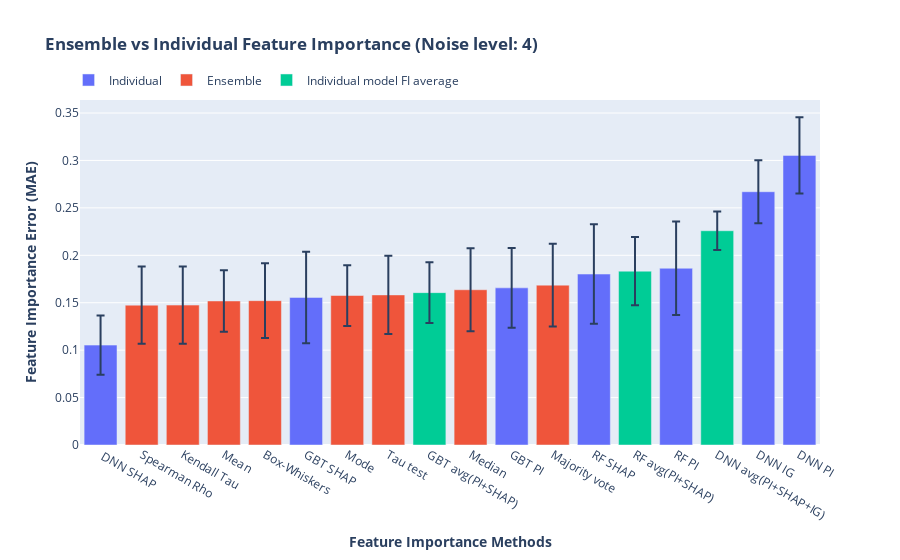

Notebook cell for this chart:
### Code cell
level = 2
rf_noise_mean = np.array([rfsv_noise_mean[level], rfpi_noise_mean[level]]).mean()
rf_noise_std = np.sqrt(np.sum(np.square((np.array([rfsv_noise_std[level], rfpi_noise_std[level]])))))/2

gb_noise_mean = np.array([gbsv_noise_mean[level], gbpi_noise_mean[level]]).mean()
gb_noise_std = np.sqrt(np.sum(np.square((np.array([gbsv_noise_std[level], gbpi_noise_std[level]])))))/2

dnn_noise_mean = np.array([dnnsv_noise_mean[level], dnnpi_noise_mean[level], dnnig_noise_mean[level]]).mean()
dnn_noise_std = np.sqrt(np.sum(np.square((np.array([dnnsv_noise_std[level], dnnpi_noise_std[level], dnnig_noise_std[level]])))))/3

all_noise_1_median = [rfpi_noise_mean[level],gbpi_noise_mean[level],dnnpi_noise_mean[level],rfsv_noise_mean[level],gbsv_noise_mean[level],
                      dnnsv_noise_mean[level],dnnig_noise_mean[level],mean_noise_mean[level],median_noise_mean[level],mode_noise_mean[level],
                      box_noise_mean[level],tau_noise_mean[level],maj_noise_mean[level],kendall_noise_mean[level],spearman_noise_mean[level],
                      rf_noise_mean,gb_noise_mean,dnn_noise_mean]


all_noise_1_std = [rfpi_noise_std[level],gbpi_noise_std[level],dnnpi_noise_std[level],rfsv_noise_std[level],gbsv_noise_std[level],
                   dnnsv_noise_std[level],dnnig_noise_std[level],mean_noise_std[level],median_noise_std[level],mode_noise_std[level],
                   box_noise_std[level],tau_noise_std[level],maj_noise_std[level],kendall_noise_std[level],spearman_noise_std[level],
                   rf_noise_std,gb_noise_std,dnn_noise_std]


cols = all_cols_name[4:]
np_ens_or_indi = np.array(['Individual','Individual','Individual','Individual','Individual','Individual','Individual',
                        'Ensemble','Ensemble','Ensemble','Ensemble','Ensemble','Ensemble','Ensemble','Ensemble',
                        "Individual model FI average", "Individual model FI average",
                        "Individual model FI average"])


np_all_noise_median = np.array(all_noise_1_median)
np_all_noise_std = np.array(all_noise_1_std)
np_noise_cols = np.array(cols[3:])
sorted_noise_idx = np.argsort(np_all_noise_median)

sorted_all_noise_median =np_all_noise_median[sorted_noise_idx]
sorted_all_noise_std = np_all_noise_std[sorted_noise_idx]
sorted_noise_cols = np_noise_cols[sorted_noise_idx]
sorted_noise_ens_or_indi = np_ens_or_indi[sorted_noise_idx]

df_noise_ens_vs_indi = pd.DataFrame({'median':sorted_all_noise_median, 'std':sorted_all_noise_std, 'ens_or_indi':sorted_noise_ens_or_indi,
                               'cols':sorted_noise_cols})


fig = px.bar(df_noise_ens_vs_indi, x='cols', y='median', color='ens_or_indi',error_y='std',
             labels={'median':'<b>Feature Importance Error (MAE)</b>', 'cols': '<b>Feature Importance Methods</b>',
                     'ens_or_indi':''}, title='<b>Ensemble vs Individual Feature Importance (Noise level: 4)</b>')
fig.update_layout(xaxis_categoryorder = 'total ascending')
fig.update_layout(legend_orientation="h")
fig.update_layout(legend=dict(x=-0.0155, y=1.1))
fig.show()

### Figure 1 — Plotly figure (JSON) as saved in the notebook; plotly's stock layout.template omitted (floating-point values rounded to 4 significant figures)
{"data": [{"alignmentgroup": "True", "error_y": {"array": [0.03129, 0.04824, 0.04196, 0.05246, 0.04922, 0.03313, 0.04021]}, "hovertemplate": "=Individual<br><b>Feature Importance Methods</b>=%{x}<br><b>Feature Importance Error (MAE)</b>=%{y}<extra></extra>", "legendgroup": "Individual", "marker": {"color": "#636efa"}, "name": "Individual", "offsetgroup": "Individual", "orientation": "v", "showlegend": true, "textposition": "auto", "type": "bar", "x": [" DNN SHAP", "GBT SHAP", "GBT PI", "RF SHAP", "RF PI", "DNN IG", "DNN PI"], "xaxis": "x", "y": [0.1053, 0.1556, 0.1657, 0.1802, 0.1863, 0.267, 0.3053], "yaxis": "y"}, {"alignmentgroup": "True", "error_y": {"array": [0.04069, 0.04074, 0.03246, 0.03939, 0.03203, 0.04117, 0.04365, 0.04351]}, "hovertemplate": "=Ensemble<br><b>Feature Importance Methods</b>=%{x}<br><b>Feature Importance Error (MAE)</b>=%{y}<extra></extra>", "legendgroup": "Ensemble", "marker": {"color": "#EF553B"}, "name": "Ensemble", "offsetgroup": "Ensemble", "orientation": "v", "showlegend": true, "textposition": "auto", "type": "bar", "x": ["Spearman Rho", "Kendall Tau", "Mean", "Box-Whiskers", "Mode", "Tau test", "Median", "Majority vote"], "xaxis": "x", "y": [0.1474, 0.1475, 0.1519, 0.1522, 0.1576, 0.1582, 0.1637, 0.1686], "yaxis": "y"}, {"alignmentgroup": "True", "error_y": {"array": [0.03197, 0.03597, 0.02026]}, "hovertemplate": "=Individual model FI average<br><b>Feature Importance Methods</b>=%{x}<br><b>Feature Importance Error (MAE)</b>=%{y}<extra></extra>", "legendgroup": "Individual model FI average", "marker": {"color": "#00cc96"}, "name": "Individual model FI average", "offsetgroup": "Individual model FI average", "orientation": "v", "showlegend": true, "textposition": "auto", "type": "bar", "x": ["GBT avg(PI+SHAP)", "RF avg(PI+SHAP)", "DNN avg(PI+SHAP+IG)"], "xaxis": "x", "y": [0.1606, 0.1833, 0.2259], "yaxis": "y"}], "layout": {"barmode": "relative", "legend": {"orientation": "h", "title": {"text": ""}, "tracegroupgap": 0, "x": -0.0155, "y": 1.1}, "title": {"text": "<b>Ensemble vs Individual Feature Importance (Noise level: 4)</b>"}, "xaxis": {"anchor": "y", "categoryorder": "total ascending", "domain": [0, 1], "title": {"text": "<b>Feature Importance Methods</b>"}}, "yaxis": {"anchor": "x", "domain": [0, 1], "title": {"text": "<b>Feature Importance Error (MAE)</b>"}}}}
